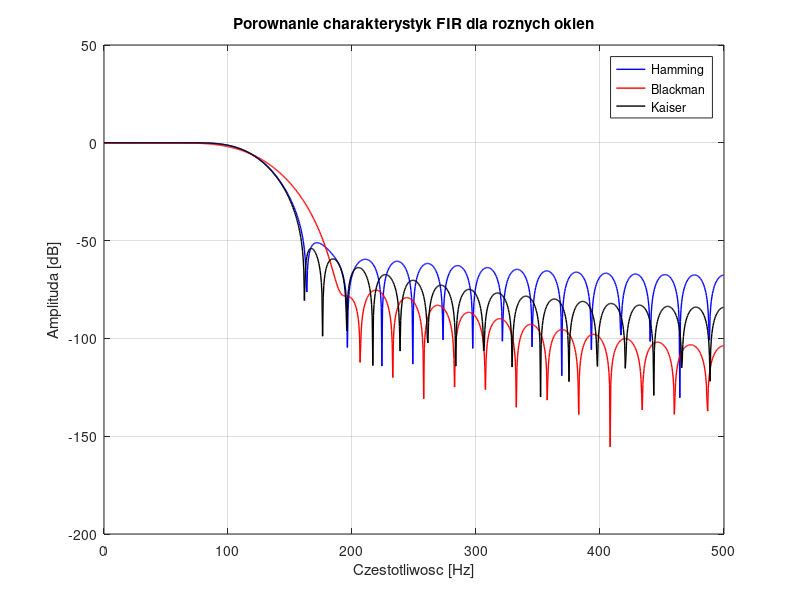

The MATLAB script that drew this image:
% Lab 8 - Przyklad 3: Rozne okna filtru FIR
fs = 1000;
fc = 120;
N  = 40;
wn = fc / (fs/2);

b_hamm = fir1(N, wn, 'low', hamming(N+1));
b_black = fir1(N, wn, 'low', blackman(N+1));
b_kais = fir1(N, wn, 'low', kaiser(N+1, 5));

[H1, w] = freqz(b_hamm, 1, 1024, fs);
H2 = freqz(b_black, 1, 1024, fs);
H3 = freqz(b_kais, 1, 1024, fs);

figure;
plot(w, 20*log10(abs(H1) + eps), 'b', 'LineWidth', 1); hold on;
plot(w, 20*log10(abs(H2) + eps), 'r', 'LineWidth', 1);
plot(w, 20*log10(abs(H3) + eps), 'k', 'LineWidth', 1);
title('Porownanie charakterystyk FIR dla roznych okien');
xlabel('Czestotliwosc [Hz]'); ylabel('Amplituda [dB]');
legend('Hamming', 'Blackman', 'Kaiser'); grid on;
